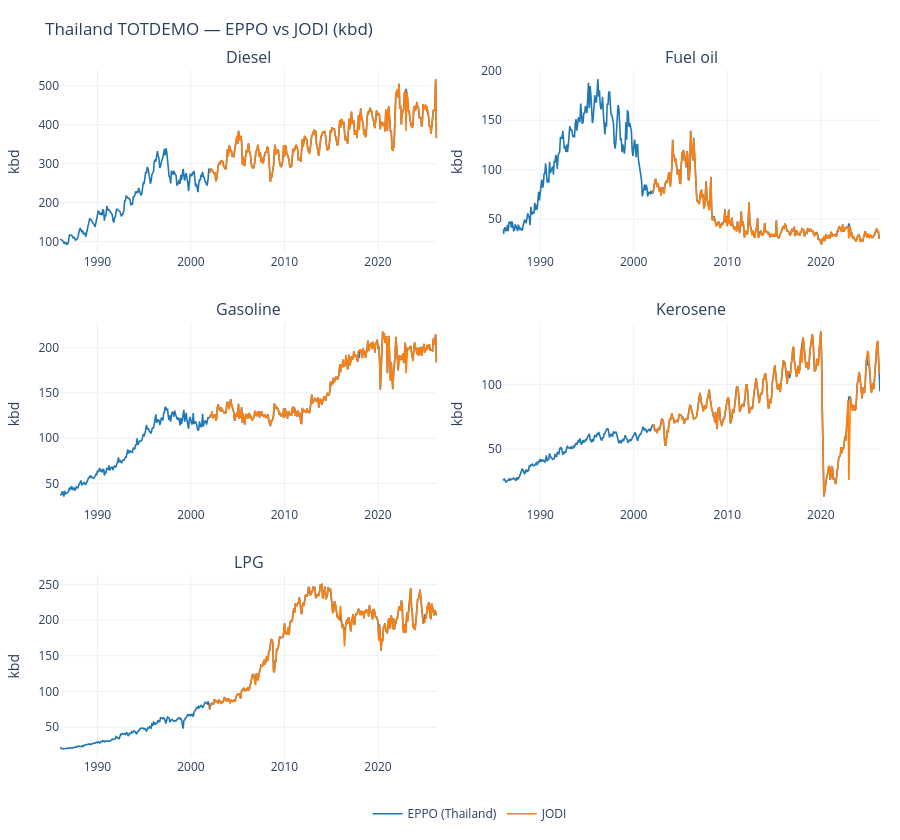

Notebook source saved alongside this figure:
### Markdown cell above
## 10. EPPO vs JODI (TOTDEMO)

- **EPPO:** `value` is native `bbl/d` → `value_kbd` via `analytics.units`
- **JODI:** `unit_measure == "KBD"` only
- **Kerosene panel:** JODI `KEROSENE` is a parent aggregate; EPPO splits **J.P.** (jet) and **KEROSENE** — summed for this comparison

### Code cell
from analytics import cross_source_comparison_chart

JODI_PARQUET = PROJECT_ROOT / "data" / "processed" / "jodi" / "jodi_secondary.parquet"
if not JODI_PARQUET.exists():
    print(f"[skip] JODI parquet not found at {JODI_PARQUET}")
    print("       Run python scripts/update_jodi.py first.")
else:
    jodi = pd.read_parquet(JODI_PARQUET)
    jodi["date"] = pd.to_datetime(jodi["date"])

    jodi_agg = CANONICAL_AGGREGATE_LABELS["jodi"]
    eppo_agg = CANONICAL_AGGREGATE_LABELS["eppo_petroleum_sales"]
    kinds = sorted(set(eppo_agg) & set(jodi_agg))

    # JODI KEROSENE = JETKERO + X_OTHKERO (parent). EPPO reports jet as J.P. separately.
    eppo_xs = (
        demand[demand["product_canonical"].notna()]
        .assign(kind=lambda d: d["product_canonical"].map(SUBCATEGORY_TO_PRODUCT_KIND))
        .copy()
    )
    eppo_xs.loc[eppo_xs["kind"] == "jet", "kind"] = "kerosene"
    eppo_panel = eppo_xs.groupby(["date", "kind"], as_index=False)["value_kbd"].sum()
    eppo_panel["panel"] = eppo_panel["kind"].map(CANONICAL_KIND_LABEL)

    jodi_th = jodi[
        (jodi["ref_area"] == "TH")
        & (jodi["flow_breakdown"] == "TOTDEMO")
        & (jodi["unit_measure"] == "KBD")
        & (jodi["energy_product"].isin(jodi_agg.values()))
    ].copy()
    jodi_kind_lookup = {v: k for k, v in jodi_agg.items()}
    jodi_th["kind"] = jodi_th["energy_product"].map(jodi_kind_lookup)
    jodi_th["panel"] = jodi_th["kind"].map(CANONICAL_KIND_LABEL)
    jodi_th["value_kbd"] = jodi_th["obs_value"]

    panels = [CANONICAL_KIND_LABEL[k] for k in kinds if k in CANONICAL_KIND_LABEL]
    fig = cross_source_comparison_chart(
        df_a=eppo_panel,
        df_b=jodi_th,
        products=panels,
        product_col_a="panel",
        product_col_b="panel",
        value_col_a="value_kbd",
        value_col_b="value_kbd",
        label_a="EPPO (Thailand)",
        label_b="JODI",
        title="Thailand TOTDEMO — EPPO vs JODI (kbd)",
        units_label="kbd",
    )
    fig.show()

    cutoff_24 = eppo_panel["date"].max() - pd.DateOffset(months=23)
    print("\nMean |gap| over last 24 months (kbd):")
    for panel in panels:
        e = eppo_panel.loc[eppo_panel["panel"] == panel].set_index("date")["value_kbd"]
        j = jodi_th.loc[jodi_th["panel"] == panel].set_index("date")["value_kbd"]
        merged = pd.concat([e, j], axis=1, keys=["eppo", "jodi"]).dropna().loc[lambda m: m.index >= cutoff_24]
        if merged.empty:
            continue
        gap = (merged["eppo"] - merged["jodi"]).abs().mean()
        pct = gap / merged["jodi"].abs().mean() * 100
        print(f"  {panel:12s}  mean|gap| = {gap:>8,.1f} kbd  ({pct:5.1f}% of JODI level)")

### Figure 1 — Plotly figure (JSON) as saved in the notebook; plotly's stock layout.template omitted (floating-point values rounded to 4 significant figures; data arrays with more than 128 entries replaced by an {"elided": "..."} marker saying what was removed)
{"data": [{"hovertemplate": "<b>Diesel — EPPO (Thailand)</b><br>%{x|%Y-%m}: %{y:,.1f} kbd<extra></extra>", "legendgroup": "EPPO (Thailand)", "line": {"color": "#1f77b4", "width": 1.6}, "mode": "lines", "name": "EPPO (Thailand)", "showlegend": true, "type": "scatter", "x": {"elided": "483 str values"}, "xaxis": "x", "y": {"elided": "483 float values"}, "yaxis": "y"}, {"hovertemplate": "<b>Diesel — JODI</b><br>%{x|%Y-%m}: %{y:,.1f} kbd<extra></extra>", "legendgroup": "JODI", "line": {"color": "#ff7f0e", "width": 1.6}, "mode": "lines", "name": "JODI", "showlegend": true, "type": "scatter", "x": {"elided": "292 str values"}, "xaxis": "x", "y": {"elided": "292 float values"}, "yaxis": "y"}, {"hovertemplate": "<b>Fuel oil — EPPO (Thailand)</b><br>%{x|%Y-%m}: %{y:,.1f} kbd<extra></extra>", "legendgroup": "EPPO (Thailand)", "line": {"color": "#1f77b4", "width": 1.6}, "mode": "lines", "name": "EPPO (Thailand)", "showlegend": false, "type": "scatter", "x": {"elided": "483 str values"}, "xaxis": "x2", "y": {"elided": "483 float values"}, "yaxis": "y2"}, {"hovertemplate": "<b>Fuel oil — JODI</b><br>%{x|%Y-%m}: %{y:,.1f} kbd<extra></extra>", "legendgroup": "JODI", "line": {"color": "#ff7f0e", "width": 1.6}, "mode": "lines", "name": "JODI", "showlegend": false, "type": "scatter", "x": {"elided": "292 str values"}, "xaxis": "x2", "y": {"elided": "292 float values"}, "yaxis": "y2"}, {"hovertemplate": "<b>Gasoline — EPPO (Thailand)</b><br>%{x|%Y-%m}: %{y:,.1f} kbd<extra></extra>", "legendgroup": "EPPO (Thailand)", "line": {"color": "#1f77b4", "width": 1.6}, "mode": "lines", "name": "EPPO (Thailand)", "showlegend": false, "type": "scatter", "x": {"elided": "483 str values"}, "xaxis": "x3", "y": {"elided": "483 float values"}, "yaxis": "y3"}, {"hovertemplate": "<b>Gasoline — JODI</b><br>%{x|%Y-%m}: %{y:,.1f} kbd<extra></extra>", "legendgroup": "JODI", "line": {"color": "#ff7f0e", "width": 1.6}, "mode": "lines", "name": "JODI", "showlegend": false, "type": "scatter", "x": {"elided": "292 str values"}, "xaxis": "x3", "y": {"elided": "292 float values"}, "yaxis": "y3"}, {"hovertemplate": "<b>Kerosene — EPPO (Thailand)</b><br>%{x|%Y-%m}: %{y:,.1f} kbd<extra></extra>", "legendgroup": "EPPO (Thailand)", "line": {"color": "#1f77b4", "width": 1.6}, "mode": "lines", "name": "EPPO (Thailand)", "showlegend": false, "type": "scatter", "x": {"elided": "483 str values"}, "xaxis": "x4", "y": {"elided": "483 float values"}, "yaxis": "y4"}, {"hovertemplate": "<b>Kerosene — JODI</b><br>%{x|%Y-%m}: %{y:,.1f} kbd<extra></extra>", "legendgroup": "JODI", "line": {"color": "#ff7f0e", "width": 1.6}, "mode": "lines", "name": "JODI", "showlegend": false, "type": "scatter", "x": {"elided": "292 str values"}, "xaxis": "x4", "y": {"elided": "292 float values"}, "yaxis": "y4"}, {"hovertemplate": "<b>LPG — EPPO (Thailand)</b><br>%{x|%Y-%m}: %{y:,.1f} kbd<extra></extra>", "legendgroup": "EPPO (Thailand)", "line": {"color": "#1f77b4", "width": 1.6}, "mode": "lines", "name": "EPPO (Thailand)", "showlegend": false, "type": "scatter", "x": {"elided": "483 str values"}, "xaxis": "x5", "y": {"elided": "483 float values"}, "yaxis": "y5"}, {"hovertemplate": "<b>LPG — JODI</b><br>%{x|%Y-%m}: %{y:,.1f} kbd<extra></extra>", "legendgroup": "JODI", "line": {"color": "#ff7f0e", "width": 1.6}, "mode": "lines", "name": "JODI", "showlegend": false, "type": "scatter", "x": {"elided": "292 str values"}, "xaxis": "x5", "y": {"elided": "292 float values"}, "yaxis": "y5"}], "layout": {"annotations": [{"font": {"size": 16}, "showarrow": false, "text": "Diesel", "x": 0.23, "xanchor": "center", "xref": "paper", "y": 1, "yanchor": "bottom", "yref": "paper"}, {"font": {"size": 16}, "showarrow": false, "text": "Fuel oil", "x": 0.77, "xanchor": "center", "xref": "paper", "y": 1, "yanchor": "bottom", "yref": "paper"}, {"font": {"size": 16}, "showarrow": false, "text": "Gasoline", "x": 0.23, "xanchor": "center", "xref": "paper", "y": 0.6333, "yanchor": "bottom", "yref": "paper"}, {"font": {"size": 16}, "showarrow": false, "text": "Kerosene", "x": 0.77, "xanchor": "center", "xref": "paper", "y": 0.6333, "yanchor": "bottom", "yref": "paper"}, {"font": {"size": 16}, "showarrow": false, "text": "LPG", "x": 0.23, "xanchor": "center", "xref": "paper", "y": 0.2667, "yanchor": "bottom", "yref": "paper"}], "height": 840, "hovermode": "x unified", "legend": {"orientation": "h", "x": 0.5, "xanchor": "center", "y": -0.06, "yanchor": "top"}, "margin": {"b": 60, "l": 60, "r": 20, "t": 70}, "title": {"text": "Thailand TOTDEMO — EPPO vs JODI (kbd)"}, "xaxis": {"anchor": "y", "domain": [0, 0.46]}, "xaxis2": {"anchor": "y2", "domain": [0.54, 1]}, "xaxis3": {"anchor": "y3", "domain": [0, 0.46]}, "xaxis4": {"anchor": "y4", "domain": [0.54, 1]}, "xaxis5": {"anchor": "y5", "domain": [0, 0.46]}, "xaxis6": {"anchor": "y6", "domain": [0.54, 1]}, "yaxis": {"anchor": "x", "domain": [0.7333, 1], "title": {"text": "kbd"}}, "yaxis2": {"anchor": "x2", "domain": [0.7333, 1], "title": {"text": "kbd"}}, "yaxis3": {"anchor": "x3", "domain": [0.3667, 0.6333], "title": {"text": "kbd"}}, "yaxis4": {"anchor": "x4", "domain": [0.3667, 0.6333], "title": {"text": "kbd"}}, "yaxis5": {"anchor": "x5", "domain": [0, 0.2667], "title": {"text": "kbd"}}, "yaxis6": {"anchor": "x6", "domain": [0, 0.2667], "title": {"text": "kbd"}}}}
